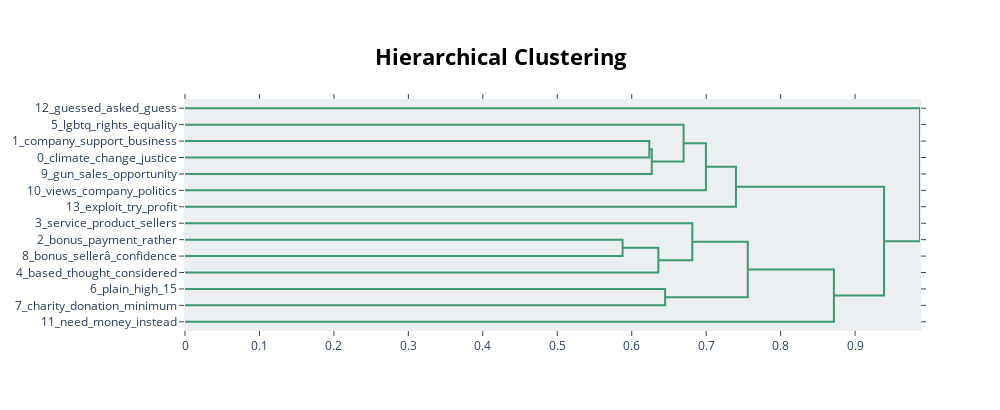

The notebook cell saved with this chart:
### Code cell
fig2 = BERT_model.visualize_hierarchy()
fig2

### Figure 1 — Plotly figure (JSON) as saved in the notebook; plotly's stock layout.template omitted (floating-point values rounded to 4 significant figures)
{"data": [{"hoverinfo": "text", "marker": {"color": "rgb(61,153,112)"}, "mode": "lines", "type": "scatter", "x": [0.0, 0.6236, 0.6236, 0.0], "xaxis": "x", "y": [-25.0, -25.0, -35.0, -35.0], "yaxis": "y"}, {"hoverinfo": "text", "marker": {"color": "rgb(61,153,112)"}, "mode": "lines", "type": "scatter", "x": [0.6236, 0.627, 0.627, 0.0], "xaxis": "x", "y": [-30.0, -30.0, -45.0, -45.0], "yaxis": "y"}, {"hoverinfo": "text", "marker": {"color": "rgb(61,153,112)"}, "mode": "lines", "type": "scatter", "x": [0.0, 0.6697, 0.6697, 0.627], "xaxis": "x", "y": [-15.0, -15.0, -37.5, -37.5], "yaxis": "y"}, {"hoverinfo": "text", "marker": {"color": "rgb(61,153,112)"}, "mode": "lines", "type": "scatter", "x": [0.6697, 0.6997, 0.6997, 0.0], "xaxis": "x", "y": [-26.25, -26.25, -55.0, -55.0], "yaxis": "y"}, {"hoverinfo": "text", "marker": {"color": "rgb(61,153,112)"}, "mode": "lines", "type": "scatter", "x": [0.6997, 0.74, 0.74, 0.0], "xaxis": "x", "y": [-40.62, -40.62, -65.0, -65.0], "yaxis": "y"}, {"hoverinfo": "text", "marker": {"color": "rgb(61,153,112)"}, "mode": "lines", "type": "scatter", "x": [0.0, 0.5877, 0.5877, 0.0], "xaxis": "x", "y": [-85.0, -85.0, -95.0, -95.0], "yaxis": "y"}, {"hoverinfo": "text", "marker": {"color": "rgb(61,153,112)"}, "mode": "lines", "type": "scatter", "x": [0.5877, 0.6358, 0.6358, 0.0], "xaxis": "x", "y": [-90.0, -90.0, -105.0, -105.0], "yaxis": "y"}, {"hoverinfo": "text", "marker": {"color": "rgb(61,153,112)"}, "mode": "lines", "type": "scatter", "x": [0.0, 0.6813, 0.6813, 0.6358], "xaxis": "x", "y": [-75.0, -75.0, -97.5, -97.5], "yaxis": "y"}, {"hoverinfo": "text", "marker": {"color": "rgb(61,153,112)"}, "mode": "lines", "type": "scatter", "x": [0.0, 0.6449, 0.6449, 0.0], "xaxis": "x", "y": [-115.0, -115.0, -125.0, -125.0], "yaxis": "y"}, {"hoverinfo": "text", "marker": {"color": "rgb(61,153,112)"}, "mode": "lines", "type": "scatter", "x": [0.6813, 0.7559, 0.7559, 0.6449], "xaxis": "x", "y": [-86.25, -86.25, -120.0, -120.0], "yaxis": "y"}, {"hoverinfo": "text", "marker": {"color": "rgb(61,153,112)"}, "mode": "lines", "type": "scatter", "x": [0.7559, 0.8716, 0.8716, 0.0], "xaxis": "x", "y": [-103.1, -103.1, -135.0, -135.0], "yaxis": "y"}, {"hoverinfo": "text", "marker": {"color": "rgb(61,153,112)"}, "mode": "lines", "type": "scatter", "x": [0.74, 0.9389, 0.9389, 0.8716], "xaxis": "x", "y": [-52.81, -52.81, -119.1, -119.1], "yaxis": "y"}, {"hoverinfo": "text", "marker": {"color": "rgb(61,153,112)"}, "mode": "lines", "type": "scatter", "x": [0.0, 0.9872, 0.9872, 0.9389], "xaxis": "x", "y": [-5.0, -5.0, -85.94, -85.94], "yaxis": "y"}], "layout": {"autosize": false, "height": 410, "hoverlabel": {"bgcolor": "white", "font": {"family": "Rockwell", "size": 16}}, "hovermode": "closest", "plot_bgcolor": "#ECEFF1", "showlegend": false, "title": {"font": {"color": "Black", "size": 22}, "text": "<b>Hierarchical Clustering</b>", "x": 0.5, "xanchor": "center", "yanchor": "top"}, "width": 1000, "xaxis": {"mirror": "allticks", "rangemode": "tozero", "showgrid": false, "showline": true, "showticklabels": true, "ticks": "outside", "type": "linear", "zeroline": false}, "yaxis": {"mirror": "allticks", "range": [-140, 0], "rangemode": "tozero", "showgrid": false, "showline": true, "showticklabels": true, "tickmode": "array", "ticks": "outside", "ticktext": ["12_guessed_asked_guess", "5_lgbtq_rights_equality", "1_company_support_business", "0_climate_change_justice", "9_gun_sales_opportunity", "10_views_company_politics", "13_exploit_try_profit", "3_service_product_sellers", "2_bonus_payment_rather", "8_bonus_sellerâ_confidence", "4_based_thought_considered", "6_plain_high_15", "7_charity_donation_minimum", "11_need_money_instead"], "tickvals": [-5, -15, -25, -35, -45, -55, -65, -75, -85, -95, -105, -115, -125, -135], "type": "linear", "zeroline": false}}}
